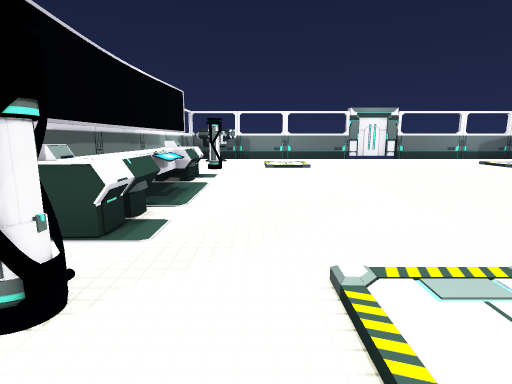
View 1 (above)

15 first-person views from a walk through a 3-D level made in the Unity game engine. The camera is 1.3 m above the floor, tilts 10° down and sees 80° across. The floor is counted in squares, 1 m on a side. Each view is taken from the middle of a square. On the plan, view 1 faces up. The plan holds only what a view shows up to about 14 squares ahead; the rest is blank. The place goes on beyond the plan. Some surface patterns are stand-ins.

View 2
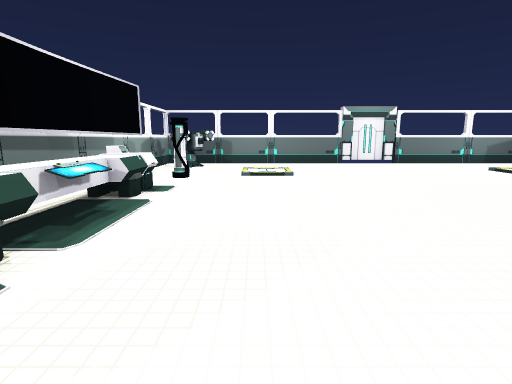

View 3
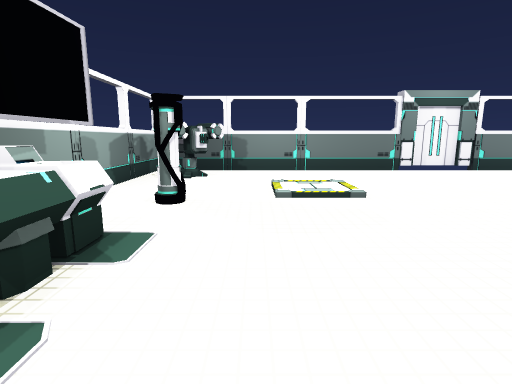

View 4
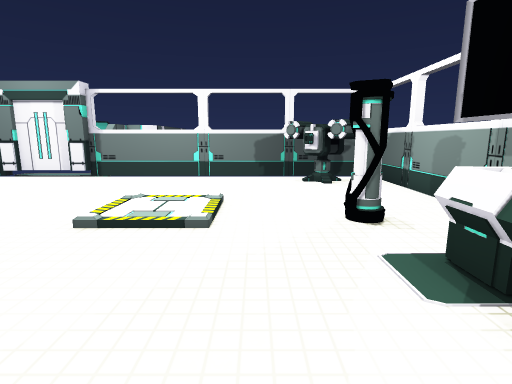

View 5
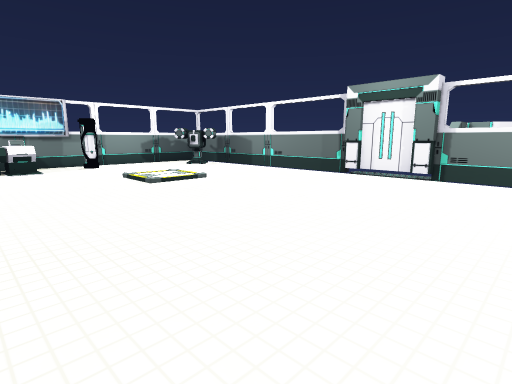

View 6
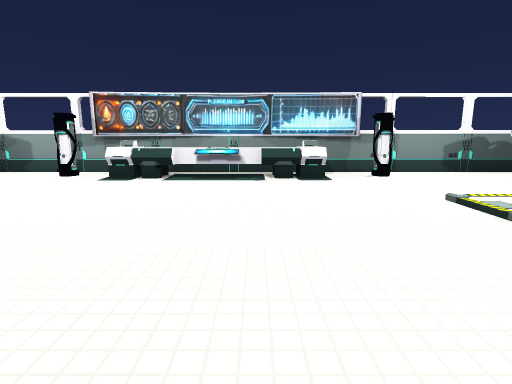

View 7
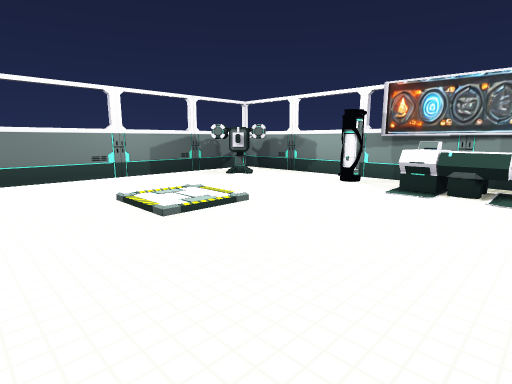

View 8
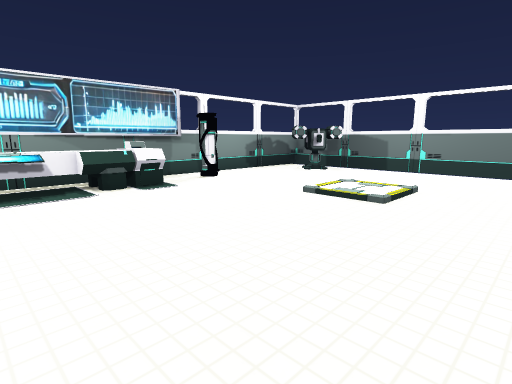

View 9
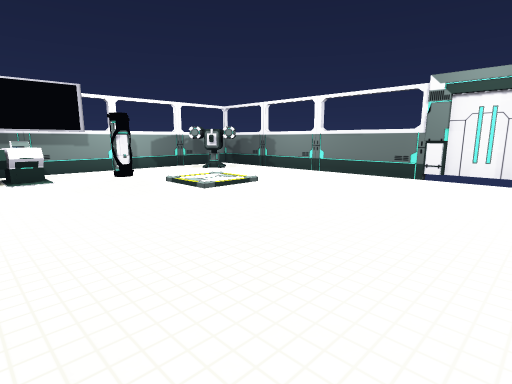

View 10
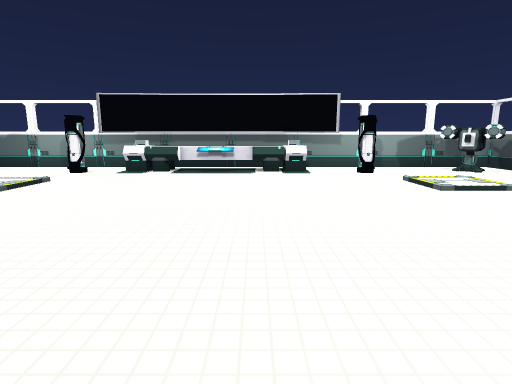

View 11
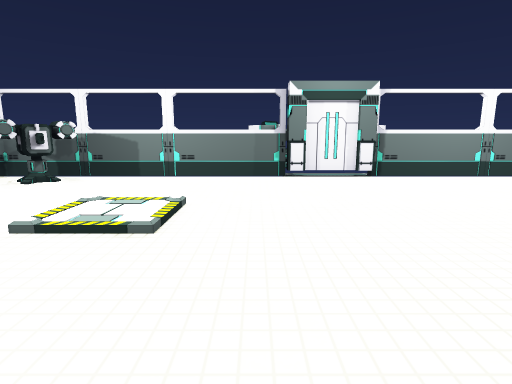

View 12
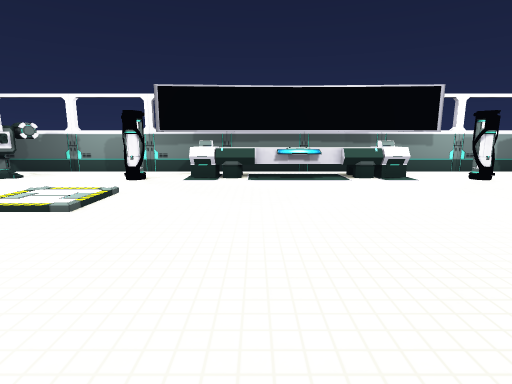

View 13
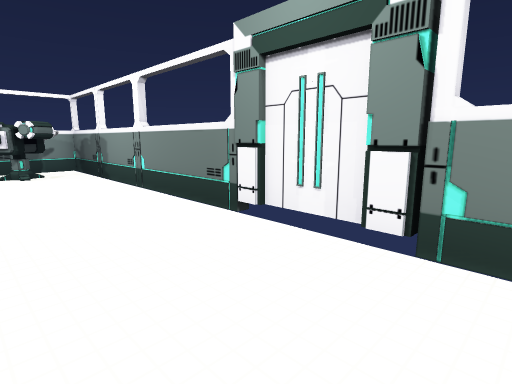

View 14
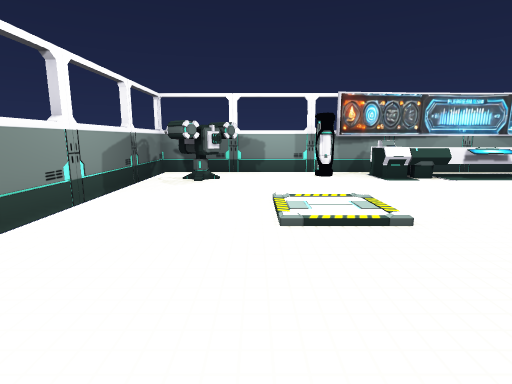

View 15
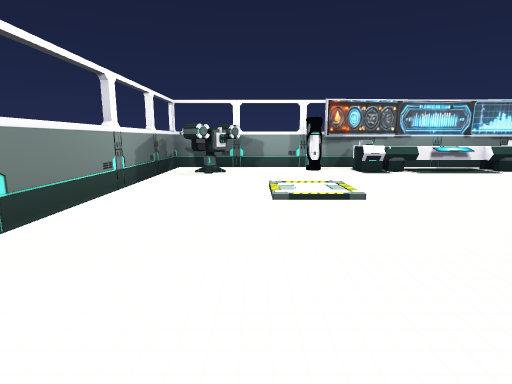

### Floor plan
Key: @ floor where view 1 was taken; # wall or solid block; . floor; / step, stairs or slope; = window, fence, low wall or low ledge; ^ raised ledge; O other object.
Columns run from 4 left of view 1 to 19 right of it. Each row starts with its distance up from view 1.
 20  #####################
 19  #...................#
 18 ###.................###
 17 ###.................####
 16 #......................#
 15 #......................#
 14 #.....................##
 13 #.#...................##
 12 ##...................^=#
 11 ##O..................^^#
 10 #OO..................^^#
  9 #OO..................^^#
  8 #OO..................^^#
  7 #OO..................^^#
  6 #OO..................^^#
  5 #OO..................^^#
  4 ##O....................#
  3 ##..............//....##
  2 #.#...................##
  1 #...............//.....#
  0 #...@..................#
 -1 #......................#
 -2 ####................####
 -3   ##................##
 -4    ##################

Positions as (right, up) in squares from view 1, and headings:
1: (0, 0), facing up
2: (1, 2), facing up
3: (0, 7), facing up
4: (0, 7), facing down
5: (3, 7), facing down-right
6: (7, 7), facing right
7: (9, 9), facing up-right
8: (9, 9), facing down-right
9: (9, 9), facing up-left
10: (10, 9), facing left
11: (10, 7), facing down
12: (8, 6), facing left
13: (10, 16), facing up-left
14: (7, 16), facing right
15: (5, 16), facing right
